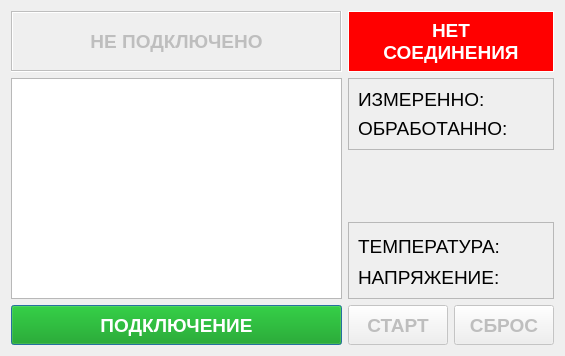
<?xml version="1.0" encoding="UTF-8"?>
<ui version="4.0">
 <class>Fight</class>
 <widget class="QDialog" name="Fight">
  <property name="geometry">
   <rect>
    <x>0</x>
    <y>0</y>
    <width>565</width>
    <height>356</height>
   </rect>
  </property>
  <property name="windowTitle">
   <string>Dialog</string>
  </property>
  <layout class="QGridLayout" name="gridLayout_3">
   <item row="5" column="0">
    <widget class="QPushButton" name="pushButton">
     <property name="minimumSize">
      <size>
       <width>40</width>
       <height>40</height>
      </size>
     </property>
     <property name="font">
      <font>
       <pointsize>14</pointsize>
       <weight>75</weight>
       <bold>true</bold>
      </font>
     </property>
     <property name="styleSheet">
      <string notr="true">QPushButton {
  
    background-color:  rgb(0, 153, 0);
    color:  rgb(255, 255, 255);

}</string>
     </property>
     <property name="text">
      <string>ПОДКЛЮЧЕНИЕ</string>
     </property>
    </widget>
   </item>
   <item row="5" column="1">
    <widget class="QPushButton" name="start_button">
     <property name="enabled">
      <bool>false</bool>
     </property>
     <property name="minimumSize">
      <size>
       <width>100</width>
       <height>40</height>
      </size>
     </property>
     <property name="font">
      <font>
       <pointsize>14</pointsize>
       <weight>75</weight>
       <bold>true</bold>
      </font>
     </property>
     <property name="text">
      <string>СТАРТ</string>
     </property>
    </widget>
   </item>
   <item row="5" column="2">
    <widget class="QPushButton" name="reset_button">
     <property name="enabled">
      <bool>false</bool>
     </property>
     <property name="minimumSize">
      <size>
       <width>100</width>
       <height>40</height>
      </size>
     </property>
     <property name="font">
      <font>
       <pointsize>14</pointsize>
       <weight>75</weight>
       <bold>true</bold>
      </font>
     </property>
     <property name="text">
      <string>СБРОС</string>
     </property>
    </widget>
   </item>
   <item row="2" column="0" rowspan="3">
    <widget class="QTextEdit" name="device_logs">
     <property name="font">
      <font>
       <pointsize>10</pointsize>
      </font>
     </property>
     <property name="mouseTracking">
      <bool>false</bool>
     </property>
    </widget>
   </item>
   <item row="0" column="0">
    <widget class="QLabel" name="detection_label">
     <property name="enabled">
      <bool>false</bool>
     </property>
     <property name="font">
      <font>
       <pointsize>14</pointsize>
       <weight>75</weight>
       <bold>true</bold>
      </font>
     </property>
     <property name="frameShape">
      <enum>QFrame::Box</enum>
     </property>
     <property name="frameShadow">
      <enum>QFrame::Sunken</enum>
     </property>
     <property name="text">
      <string>НЕ ПОДКЛЮЧЕНО</string>
     </property>
     <property name="alignment">
      <set>Qt::AlignCenter</set>
     </property>
    </widget>
   </item>
   <item row="2" column="1" colspan="2">
    <widget class="QFrame" name="frame">
     <property name="frameShape">
      <enum>QFrame::StyledPanel</enum>
     </property>
     <property name="frameShadow">
      <enum>QFrame::Raised</enum>
     </property>
     <layout class="QGridLayout" name="gridLayout">
      <item row="1" column="0">
       <widget class="QLabel" name="label_4">
        <property name="font">
         <font>
          <pointsize>14</pointsize>
          <weight>50</weight>
          <bold>false</bold>
         </font>
        </property>
        <property name="text">
         <string>ОБРАБОТАННО:</string>
        </property>
       </widget>
      </item>
      <item row="0" column="0">
       <widget class="QLabel" name="label">
        <property name="font">
         <font>
          <pointsize>14</pointsize>
          <weight>50</weight>
          <bold>false</bold>
         </font>
        </property>
        <property name="text">
         <string>ИЗМЕРЕННО:</string>
        </property>
       </widget>
      </item>
      <item row="0" column="1">
       <widget class="QLabel" name="measured">
        <property name="font">
         <font>
          <pointsize>14</pointsize>
          <weight>75</weight>
          <bold>true</bold>
          <underline>true</underline>
         </font>
        </property>
        <property name="text">
         <string/>
        </property>
        <property name="alignment">
         <set>Qt::AlignCenter</set>
        </property>
       </widget>
      </item>
      <item row="1" column="1">
       <widget class="QLabel" name="parsed">
        <property name="font">
         <font>
          <pointsize>14</pointsize>
          <weight>75</weight>
          <bold>true</bold>
          <underline>true</underline>
         </font>
        </property>
        <property name="text">
         <string/>
        </property>
       </widget>
      </item>
     </layout>
    </widget>
   </item>
   <item row="4" column="1" colspan="2">
    <widget class="QFrame" name="frame_2">
     <property name="frameShape">
      <enum>QFrame::StyledPanel</enum>
     </property>
     <property name="frameShadow">
      <enum>QFrame::Raised</enum>
     </property>
     <layout class="QGridLayout" name="gridLayout_2">
      <item row="2" column="0">
       <widget class="QLabel" name="label_3">
        <property name="font">
         <font>
          <pointsize>14</pointsize>
          <weight>50</weight>
          <bold>false</bold>
         </font>
        </property>
        <property name="text">
         <string>НАПРЯЖЕНИЕ:</string>
        </property>
       </widget>
      </item>
      <item row="2" column="1">
       <widget class="QLabel" name="voltage">
        <property name="font">
         <font>
          <pointsize>14</pointsize>
          <weight>75</weight>
          <bold>true</bold>
          <underline>true</underline>
         </font>
        </property>
        <property name="text">
         <string/>
        </property>
       </widget>
      </item>
      <item row="0" column="0" rowspan="2">
       <widget class="QLabel" name="label_2">
        <property name="font">
         <font>
          <pointsize>14</pointsize>
          <weight>50</weight>
          <bold>false</bold>
         </font>
        </property>
        <property name="text">
         <string>ТЕМПЕРАТУРА:</string>
        </property>
       </widget>
      </item>
      <item row="0" column="1">
       <widget class="QLabel" name="temperature">
        <property name="font">
         <font>
          <pointsize>14</pointsize>
          <weight>75</weight>
          <bold>true</bold>
          <underline>true</underline>
         </font>
        </property>
        <property name="text">
         <string/>
        </property>
       </widget>
      </item>
     </layout>
    </widget>
   </item>
   <item row="0" column="1" colspan="2">
    <widget class="QLabel" name="connection_label">
     <property name="font">
      <font>
       <pointsize>14</pointsize>
       <weight>75</weight>
       <bold>true</bold>
      </font>
     </property>
     <property name="styleSheet">
      <string notr="true">QLabel {
  
    background-color:  rgb(255, 0, 0);
    color:  rgb(255, 255, 255);

}</string>
     </property>
     <property name="frameShape">
      <enum>QFrame::Box</enum>
     </property>
     <property name="text">
      <string>НЕТ
СОЕДИНЕНИЯ</string>
     </property>
     <property name="alignment">
      <set>Qt::AlignCenter</set>
     </property>
    </widget>
   </item>
  </layout>
 </widget>
 <resources/>
 <connections/>
</ui>
